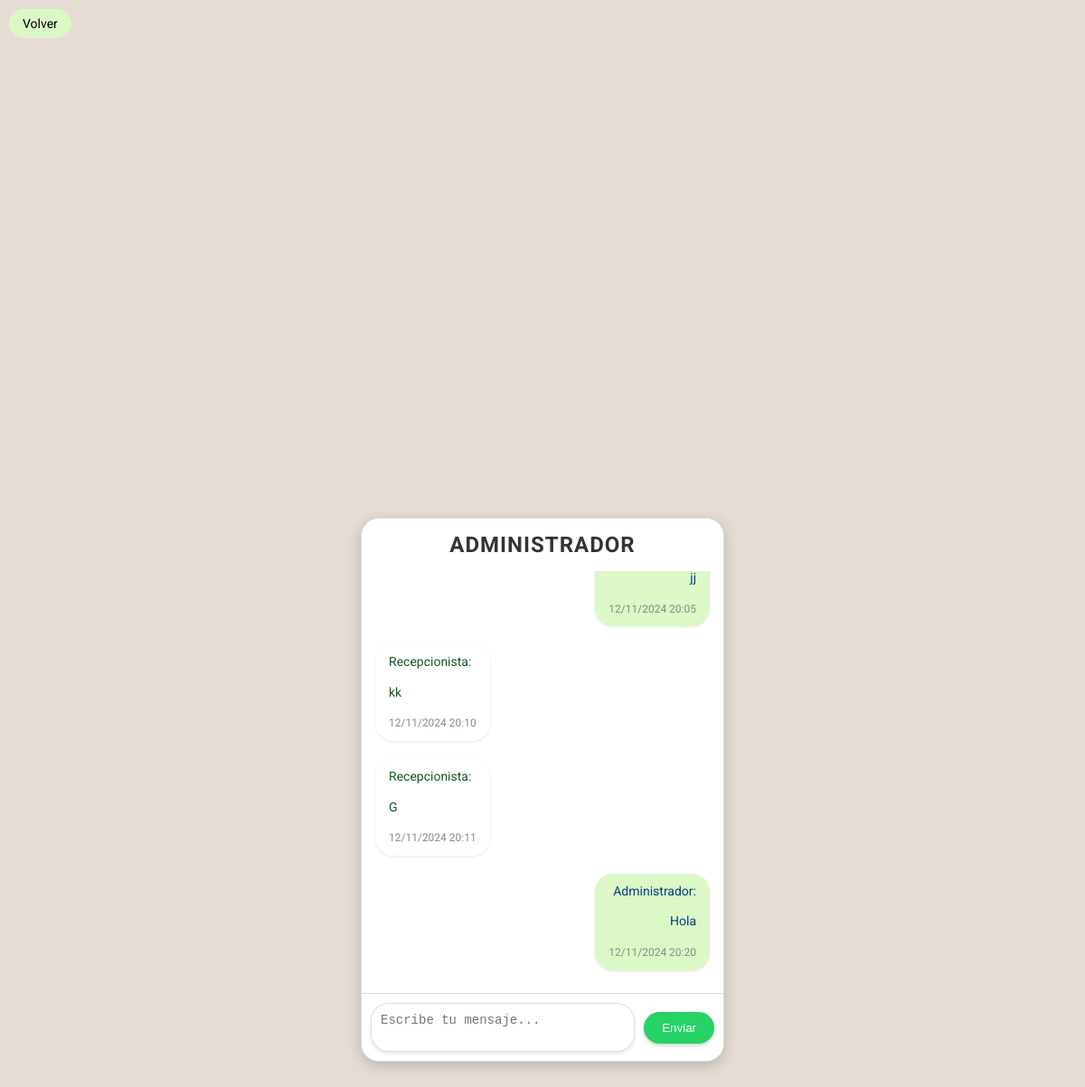
Page /usuarios/chat/chat_administrador.php on the committed database.
### tables this page shows
CREATE TABLE `messages` (
  `id` int(11) NOT NULL,
  `sender` varchar(50) NOT NULL,
  `receiver` varchar(50) NOT NULL,
  `message` text NOT NULL,
  `timestamp` timestamp NULL DEFAULT current_timestamp()
);

### usuarios/chat/chat_administrador.php (the view, shortened to what this page needs)
<?php
$sender = "Administrador";
$mysqli = new mysqli("localhost", "root", "567890", "propuesta");
$messages = $mysqli->query("SELECT sender, message, timestamp FROM messages ORDER BY id ASC");
?>
<!DOCTYPE html>
<html lang="es">
<head>
</head>
<body>
<a href="../admin/dashboard.php" class="volver-button">Volver</a>
    <div class="chat-container">
        <h2 class="title">ADMINISTRADOR</h2>
        <div id="chat-box">
            <?php while ($row = $messages->fetch_assoc()): ?>
                <div class="message-container">
                    <div class="message <?php echo ($row['sender'] === $sender) ? 'sent' : 'received'; ?>">
                        <span class="username"><?php echo htmlspecialchars($row['sender']); ?>:</span>
                        <p><?php echo htmlspecialchars($row['message']); ?></p>
                        <span class="timestamp"><?php echo date('d/m/Y H:i', strtotime($row['timestamp'])); ?></span>
                    </div>
                </div>
            <?php endwhile; ?>
        </div>
        <form method="POST" class="input-container" id="chatForm">
            <textarea name="message" placeholder="Escribe tu mensaje..." required onkeydown="submitOnEnter(event)"></textarea>
            <button type="submit">Enviar</button>
        </form>
    </div>
</body>
</html>

### usuarios/chat/chat_administrador.php (style rules this page uses)
body { font-family: 'Roboto', sans-serif; background-color: #e5ddd5; display: flex; justify-content: center; align-items: center; height: 100vh; margin: 0; }
.volver-button { position: absolute; top: 10px; left: 10px; padding: 8px 15px; background-color: #dcf8c6; color: black; border: none; border-radius: 20px; cursor: pointer; text-decoration: none; font-size: 14px; }
.chat-container { width: 100%; max-width: 400px; height: 600px; border: 1px solid #ddd; border-radius: 20px; box-shadow: 0 4px 15px rgba(0,0,0,0.2); background-color: #ffffff; display: flex; flex-direction: column; }
#chat-box { flex: 1; overflow-y: auto; padding: 15px; display: flex; flex-direction: column; gap: 10px; }
.message-container { display: flex; flex-direction: column; margin-bottom: 10px; }
.message { padding: 10px 15px; border-radius: 20px; max-width: 75%; font-size: 14px; line-height: 1.4; word-wrap: break-word; position: relative; box-shadow: 0px 1px 3px rgba(0,0,0,0.1); }
.sent { background-color: #dcf8c6; color: #004085; align-self: flex-end; text-align: right; }
.received { background-color: #ffffff; color: #155724; align-self: flex-start; text-align: left; }
.timestamp { font-size: 12px; color: #888; margin-top: 5px; }
.input-container { display: flex; align-items: center; padding: 10px; border-top: 1px solid #ddd; }
.input-container textarea { flex: 1; padding: 10px; border-radius: 20px; border: 1px solid #ddd; resize: none; outline: none; box-shadow: 0 2px 4px rgba(0,0,0,0.1); font-size: 14px; margin-right: 10px; }
.input-container button { padding: 10px 20px; background-color: #25D366; color: white; border: none; border-radius: 20px; cursor: pointer; box-shadow: 0 2px 4px rgba(0,0,0,0.2); transition: background-color 0.3s; }
.title { text-align: center; color: #333; font-size: 24px; margin: 15px 0; font-weight: bold; letter-spacing: 1px; }

### rows in the picture
messages: message "jj", timestamp "12/11/2024 20:05"
messages: sender "Recepcionista", message "kk", timestamp "12/11/2024 20:10"
messages: sender "Recepcionista", message "G", timestamp "12/11/2024 20:11"
messages: sender "Administrador", message "Hola", timestamp "12/11/2024 20:20"
